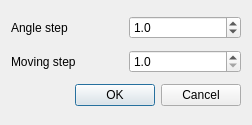
<?xml version="1.0" encoding="UTF-8"?>
<ui version="4.0">
 <class>EditSceneUI</class>
 <widget class="QDialog" name="EditSceneUI">
  <property name="geometry">
   <rect>
    <x>0</x>
    <y>0</y>
    <width>252</width>
    <height>125</height>
   </rect>
  </property>
  <property name="windowTitle">
   <string>Dialog</string>
  </property>
  <layout class="QGridLayout" name="gridLayout">
   <item row="0" column="0">
    <layout class="QHBoxLayout" name="horizontalLayout">
     <item>
      <widget class="QLabel" name="label">
       <property name="text">
        <string>Angle step</string>
       </property>
      </widget>
     </item>
     <item>
      <widget class="QDoubleSpinBox" name="angleStepdSpinBox">
       <property name="decimals">
        <number>1</number>
       </property>
       <property name="minimum">
        <double>-90.000000000000000</double>
       </property>
       <property name="maximum">
        <double>90.000000000000000</double>
       </property>
       <property name="value">
        <double>1.000000000000000</double>
       </property>
      </widget>
     </item>
    </layout>
   </item>
   <item row="2" column="0">
    <widget class="QDialogButtonBox" name="buttonBox">
     <property name="orientation">
      <enum>Qt::Horizontal</enum>
     </property>
     <property name="standardButtons">
      <set>QDialogButtonBox::Cancel|QDialogButtonBox::Ok</set>
     </property>
    </widget>
   </item>
   <item row="1" column="0">
    <layout class="QHBoxLayout" name="horizontalLayout_2">
     <item>
      <widget class="QLabel" name="label_2">
       <property name="text">
        <string>Moving step</string>
       </property>
      </widget>
     </item>
     <item>
      <widget class="QDoubleSpinBox" name="movingStepdSpinBox">
       <property name="decimals">
        <number>1</number>
       </property>
       <property name="minimum">
        <double>1.000000000000000</double>
       </property>
       <property name="maximum">
        <double>90.000000000000000</double>
       </property>
      </widget>
     </item>
    </layout>
   </item>
  </layout>
 </widget>
 <resources/>
 <connections>
  <connection>
   <sender>buttonBox</sender>
   <signal>accepted()</signal>
   <receiver>EditSceneUI</receiver>
   <slot>accept()</slot>
   <hints>
    <hint type="sourcelabel">
     <x>248</x>
     <y>254</y>
    </hint>
    <hint type="destinationlabel">
     <x>157</x>
     <y>274</y>
    </hint>
   </hints>
  </connection>
  <connection>
   <sender>buttonBox</sender>
   <signal>rejected()</signal>
   <receiver>EditSceneUI</receiver>
   <slot>reject()</slot>
   <hints>
    <hint type="sourcelabel">
     <x>316</x>
     <y>260</y>
    </hint>
    <hint type="destinationlabel">
     <x>286</x>
     <y>274</y>
    </hint>
   </hints>
  </connection>
 </connections>
</ui>
